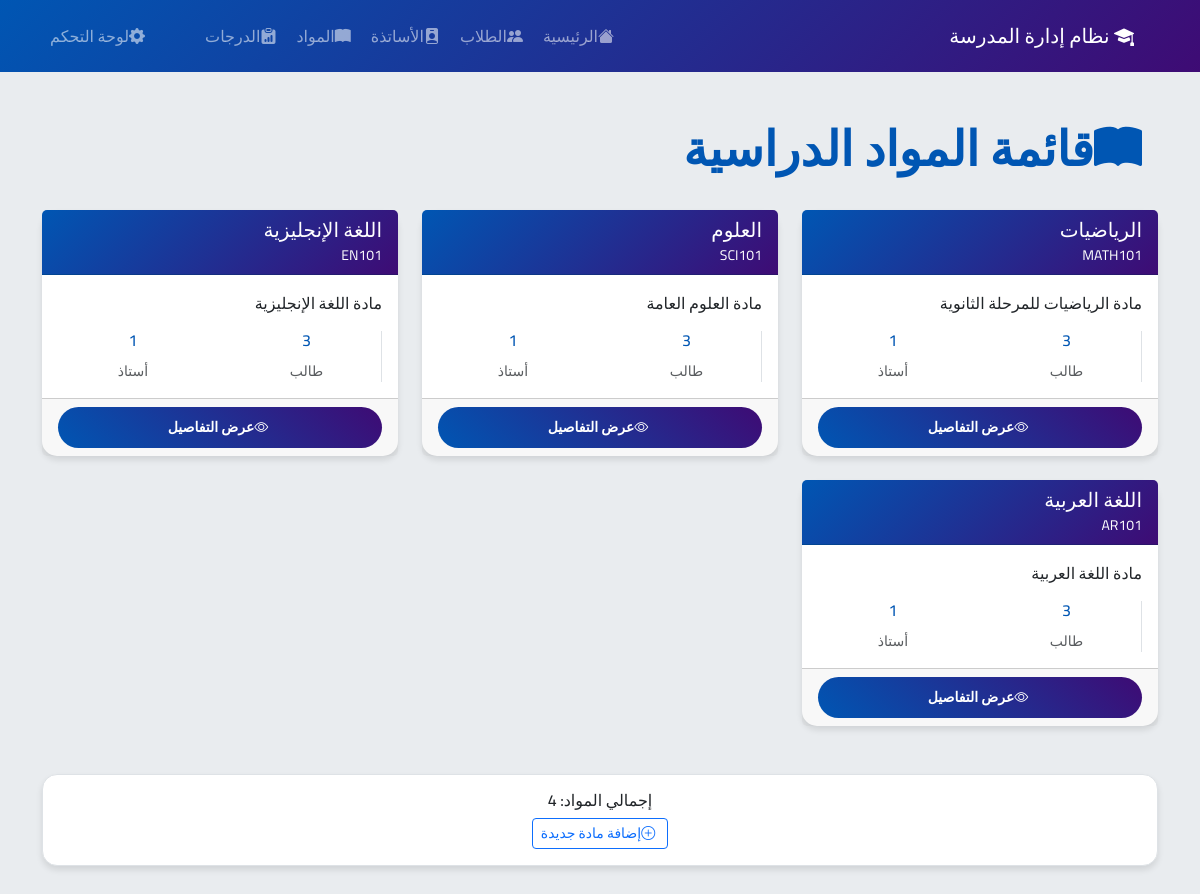
/subjects/, run on the app's committed database.
### students_teachers/models.py (models this page shows, shortened)
class Subject(models.Model):
    name = models.CharField(max_length=100, verbose_name="اسم المادة")
    code = models.CharField(max_length=10, unique=True, verbose_name="رمز المادة")
    description = models.TextField(blank=True, verbose_name="وصف المادة")
    created_at = models.DateTimeField(auto_now_add=True, verbose_name="تاريخ الإنشاء")
    class Meta:
        verbose_name = "مادة"
        verbose_name_plural = "المواد"
        ordering = ['name']

### students_teachers/views.py (the view)
# urls.py: path('subjects/', views.subjects_list, name='subjects_list'),
def subjects_list(request):
    subjects = Subject.objects.all().order_by('name')
    for subject in subjects:
        subject.students_count = subject.student_set.filter(is_active=True).count()
        subject.teachers_count = subject.teacher_set.filter(is_active=True).count()
    context = {
        'subjects': subjects,
    }
    return render(request, 'students_teachers/subjects_list.html', context)

### students_teachers/templates/students_teachers/subjects_list.html (shortened to what this page needs)
{% extends 'students_teachers/base.html' %}
{% block content %}
<div class="row mb-4">
    <div class="col-12">
        <h1 class="display-5 fw-bold" style="color: #0056b3;">
            <i class="bi bi-book-fill me-3"></i>قائمة المواد الدراسية
        </h1>
    </div>
</div>
<div class="row">
    {% for subject in subjects %}
    <div class="col-md-6 col-lg-4 mb-4">
        <div class="card h-100">
            <div class="card-header text-white" style="background: linear-gradient(135deg, #0056b3 0%, #3e0b74 100%);">
                <h5 class="mb-0">{{ subject.name }}</h5>
                <small>{{ subject.code }}</small>
            </div>
            <div class="card-body">
                <p class="card-text">{{ subject.description|default:"لا يوجد وصف" }}</p>
                <div class="row text-center">
                    <div class="col-6">
                        <div class="border-end">
                            <h6 style="color: #0056b3;">{{ subject.students_count }}</h6>
                            <small class="text-muted">طالب</small>
                        </div>
                    </div>
                    <div class="col-6">
                        <h6 style="color: #0056b3;">{{ subject.teachers_count }}</h6>
                        <small class="text-muted">أستاذ</small>
                    </div>
                </div>
            </div>
            <div class="card-footer">
                <a href="{% url 'students_teachers:subject_detail' subject.id %}" class="btn btn-primary btn-sm w-100">
                    <i class="bi bi-eye me-1"></i>عرض التفاصيل
                </a>
            </div>
        </div>
    </div>
    {% endfor %}
</div>
{% if subjects %}
<div class="row mt-4">
    <div class="col-12">
        <div class="card bg-white border">
            <div class="card-body text-center">
                <h6 class="card-title">إجمالي المواد: {{ subjects|length }}</h6>
                <p class="card-text">
                    <a href="/admin/students_teachers/subject/" class="btn btn-sm btn-outline-primary">
                        <i class="bi bi-plus-circle me-1"></i>إضافة مادة جديدة
                    </a>
                </p>
            </div>
        </div>
    </div>
</div>
{% endif %}
{% endblock %}

### students_teachers/templates/students_teachers/base.html (style rules this page uses)
body { font-family: 'Cairo', sans-serif; background-color: #e9ecef; }
.card { border: none; border-radius: 15px; box-shadow: 0 4px 6px rgba(0, 0, 0, 0.1); transition: transform 0.3s ease, box-shadow 0.3s ease; background-color: #ffffff; }
.btn-primary { background: linear-gradient(45deg, #0056b3, #3e0b74); border: none; border-radius: 25px; padding: 10px 25px; font-weight: 600; transition: all 0.3s ease; }

### data on the page
Subject: name "الرياضيات", code "MATH101", description "مادة الرياضيات للمرحلة الثانوية", students_count "3", teachers_count "1"
Subject: name "العلوم", code "SCI101", description "مادة العلوم العامة", students_count "3", teachers_count "1"
Subject: name "اللغة الإنجليزية", code "EN101", description "مادة اللغة الإنجليزية", students_count "3", teachers_count "1"
Subject: name "اللغة العربية", code "AR101", description "مادة اللغة العربية", students_count "3", teachers_count "1"

### other printed values
{{ subjects|length }} "4"
